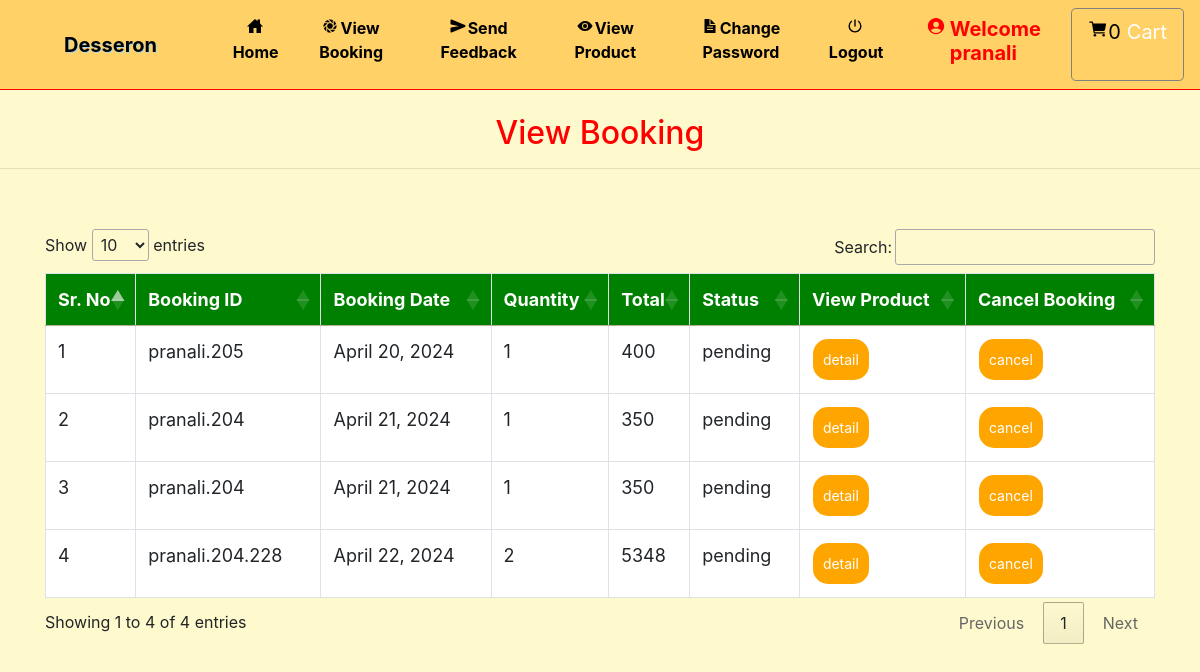
Screenshot of /view_booking (signed in) with the database file from the repository.
### grocery/models.py (models this page shows, shortened)
class Booking(models.Model):
    status = models.ForeignKey(Status, on_delete=models.CASCADE, null=True)
    profile = models.ForeignKey(Profile, on_delete=models.CASCADE, null=True)
    booking_id = models.CharField(max_length=200,null=True)
    quantity = models.CharField(max_length=100,null=True)
    book_date = models.CharField(max_length=30, null=True)
    total = models.IntegerField(null=True)

class Status(models.Model):
    name = models.CharField(max_length=20, null=True)

### grocery/views.py (the view)
# urls.py: path('view_booking', View_Booking, name='view_booking'),
def View_Booking(request):
    if not request.user.is_authenticated:
        return redirect('login')
    user = User.objects.get(id=request.user.id)
    profile = Profile.objects.get(user=user)
    cart = Cart.objects.filter(profile=profile)
    book = Booking.objects.filter(profile=profile)
    num1=0
    for i in cart:
        num1 += 1
    d = {'book': book,'num1':num1}
    return render(request, 'view_booking.html', d)

### grocery/templates/view_booking.html (shortened to what this page needs)
{% extends 'navigation.html' %}
{% block body %}
<center><h2 style="color:red;margin-top:2%">View Booking</h2></center><hr>
 <div class="container">
<table class="table table-bordered" id="myTable">
  <thead>
  <tr>
    <th>Sr. No</th>
    <th>Booking ID</th>
    <th>Booking Date</th>
      <th>Quantity</th>
      <th>Total</th>
      <th>Status</th>
    <th>View Product</th>
    <th>Cancel Booking</th>
  </tr>
  </thead>
   <tbody>
{% for i in book %}
  <tr>
      <td>{{forloop.counter}}</td>
    <td>{{i.booking_id}}</td>
    <td>{{i.book_date}}</td>
      <td>{{i.quantity}}</td>
      <td>{{i.total}}</td>
      <td>{{i.status.name}}</td>
      <td><a href="{% url 'booking_detail' i.booking_id i.id %}"><button class="button button1">detail</button></a></td>
      <td><a href="{% url 'delete_booking' i.booking_id i.id %}" onclick="return confirm('Are you sure?')"><button class="button button1" id="#delete">cancel</button></a></td>
  </tr>
   {% endfor %}
    </tbody>
</table>
 </div>
{% endblock %}

### grocery/templates/navigation.html (shortened to what this page needs)
<!DOCTYPE html>
<html lang="en">
<head>
    {% load static %}
     <link rel="stylesheet" href="https://maxcdn.bootstrapcdn.com/bootstrap/4.0.0/css/bootstrap.min.css">
  <link rel = stylesheet href = "//cdn.datatables.net/1.10.19/css/jquery.dataTables.min.css">
<link rel="stylesheet" href="https://cdnjs.cloudflare.com/ajax/libs/font-awesome/4.7.0/css/font-awesome.min.css">
</head>
<body style="background-color:#FFFACD" >
<nav class="navbar navbar-expand-sm" style = "background-color : #FFD166 ; border-bottom:1px solid red">
  <a class="navbar-brand pl-5" href="#" style="color:black ; font-weight : bold">Desseron</a>
<div class="collapse navbar-collapse" id="collapsibleNavbar">
  <ul class="navbar-nav pl-5 text-center">
    {% if request.user.username %}
    {% if not request.user.is_staff %}
    <li class="nav-item">
      <a class="nav-link" href="{% url 'home' %}" style="color:black"><ion-icon style="margin-right:2px" name="home-sharp"></ion-icon>Home</a>
    </li>
    <li class="nav-item">
      <a class="nav-link" href="{% url 'view_booking' %}" style="color:black"><ion-icon style="margin-right:2px" name="aperture"></ion-icon>View Booking</a>
    </li>
    <li class="nav-item">
      <a class="nav-link" href="{% url 'send_feedback' request.user.id %}" style="color:black"><ion-icon style="margin-right:2px" name="send"></ion-icon>Send Feedback</a>
    </li>
    <li class="nav-item">
      <a class="nav-link" href="{% url 'view_product' 0 %}" style="color:black"><ion-icon style="margin-right:2px" name="eye"></ion-icon>View Product</a>
    </li>
    <li class="nav-item">
      <a class="nav-link" href="{% url 'change_password' %}" style="color:black"><ion-icon style="margin-right:2px" name="document-text-sharp"></ion-icon>Change Password</a>
    </li>
    {% endif %}
    {% endif %}
    {% if request.user.is_authenticated %}
    <a class="nav-link" href="{% url 'logout' %}" style="color:black"><ion-icon style="margin-right:2px" name="power-sharp"></ion-icon>Logout</a>
    {% if not request.user.is_staff %}
    <li class="nav-item">
      <a href="{% url 'profile' %}"><h5 class="nav-link" style="color:red"><ion-icon style="margin-right:4px;color:#FF0000" name="person-circle-sharp"></ion-icon>Welcome {{request.user.username}}</h5>
      </a></li>
    {% else %}
    <li class="nav-item">
      <h5  class="nav-link" style="color:red"><ion-icon style="margin-right:4px;color:#FF0000" name="person-circle-sharp"></ion-icon>Welcome {{request.user.username}}</h5>
    </li>
    {% endif %}
    {% endif %}
    {% if not request.user.is_staff %}
    {% if request.user.username %}
      <a href="{% url 'cart' %}" style="border:1px solid gray" class="btn btn-default btn-lg text-dark text-capitalize">
        <ion-icon style="color:black;margin-top:2%" name="cart"></ion-icon><span style="color:black">{{num1}}</span><span style="margin-left:6px;margin-top:2%;color:white">Cart</span></a></center>
{% endif %}
    {% endif %}
    </ul>
</div>
</nav>
{% block body %}
{% endblock %}
</body></html>

### grocery/templates/navigation.html (style rules this page uses)
* { box-sizing: border-box; }
#myTable { border-collapse: collapse; width: 100%; border: 1px solid #ddd; font-size: 18px; }
#myTable th { text-align: left; padding: 12px; background-color: green; color: white; }
#myTable td { text-align: left; padding: 12px; background-color: white; }
#myTable tr { border-bottom: 1px solid #ddd; }
.button { background-color: orange; border: none; color: white; padding: 10px; text-align: center; text-decoration: none; display: inline-block; font-size: 14px; margin: 1px 1px; cursor: pointer; }
.button1 { border-radius: 15px; }
.nav-link { font-weight:bold; }
.navbar-brand { text-shadow: 1px 1px lightblue; }

### rows the page displays
Booking: booking_id "pranali.205", book_date "April 20, 2024", quantity "1", total "400", status.name "pending"
Booking: booking_id "pranali.204", book_date "April 21, 2024", quantity "1", total "350", status.name "pending"
Booking: booking_id "pranali.204", book_date "April 21, 2024", quantity "1", total "350", status.name "pending"
Booking: booking_id "pranali.204.228", book_date "April 22, 2024", quantity "2", total "5348", status.name "pending"

### other values shown
{{ request.user.username }} "pranali"
{{ num1 }} "0"
